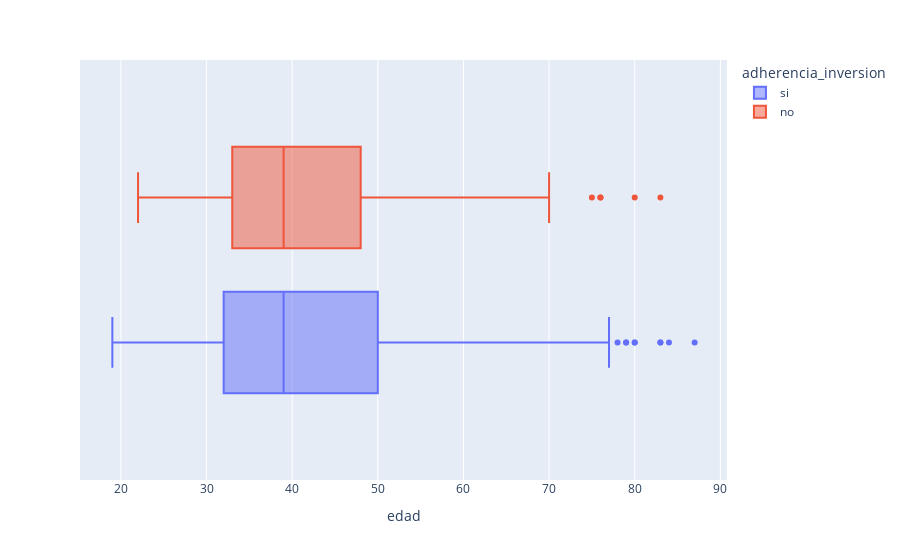

This figure's notebook cell:
### Markdown cell above
### Variables numéricas

### Code cell
px.box(datos,x='edad',color='adherencia_inversion')

### Figure 1 — Plotly figure (JSON) as saved in the notebook; plotly's stock layout.template omitted (floating-point values rounded to 4 significant figures; data arrays with more than 128 entries replaced by an {"elided": "..."} marker saying what was removed)
{"data": [{"alignmentgroup": "True", "hovertemplate": "adherencia_inversion=si<br>edad=%{x}<extra></extra>", "legendgroup": "si", "marker": {"color": "#636efa"}, "name": "si", "notched": false, "offsetgroup": "si", "orientation": "h", "showlegend": true, "type": "box", "x": {"elided": "502 int values"}, "x0": " ", "xaxis": "x", "y0": " ", "yaxis": "y"}, {"alignmentgroup": "True", "hovertemplate": "adherencia_inversion=no<br>edad=%{x}<extra></extra>", "legendgroup": "no", "marker": {"color": "#EF553B"}, "name": "no", "notched": false, "offsetgroup": "no", "orientation": "h", "showlegend": true, "type": "box", "x": {"elided": "766 int values"}, "x0": " ", "xaxis": "x", "y0": " ", "yaxis": "y"}], "layout": {"boxmode": "group", "legend": {"title": {"text": "adherencia_inversion"}, "tracegroupgap": 0}, "margin": {"t": 60}, "xaxis": {"anchor": "y", "domain": [0, 1], "title": {"text": "edad"}}, "yaxis": {"anchor": "x", "domain": [0, 1]}}}
